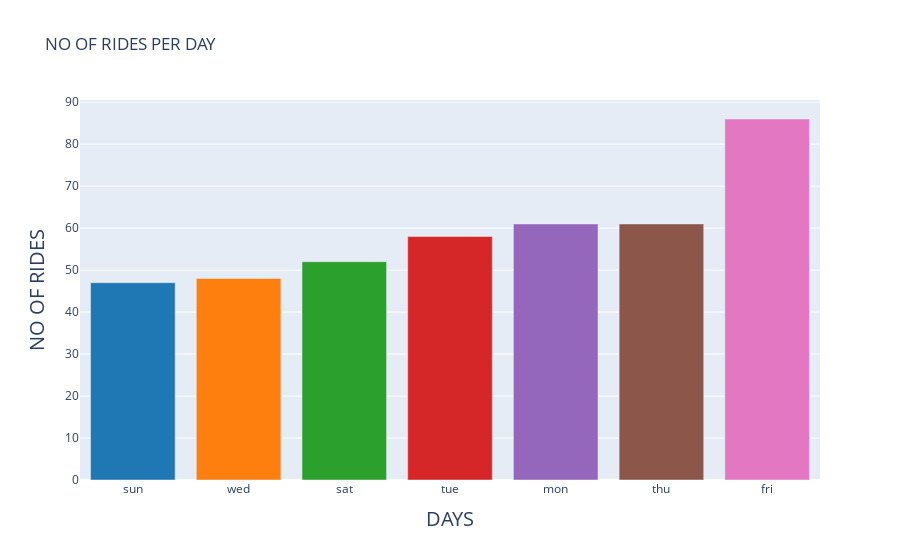

The cell this chart's notebook holds for it:
### Code cell
fig=go.Figure(data=go.Bar(
    x=temp.index,
    y=temp.values,
    marker=dict(color = ["#1f77b4","#ff7f0e", "#2ca02c", "#d62728", "#9467bd","#8c564b","#e377c2","#7f7f7f","#bcbd22","#17becf", "#ff9896","#c5b0d5"],)
   
))

fig.update_layout(
    title='NO OF RIDES PER DAY',
    xaxis_title='DAYS',
     yaxis_title=' NO OF RIDES',
    xaxis_title_font=dict(size=20),
      yaxis_title_font=dict(size=20),
    height=500
    
)fig.show(renderer='iframe_connected')
display((HTML("<h6>AS you see in above figure that on friday most of rides booked</h6>")))

### Figure 1 — Plotly figure (JSON) as saved in the notebook; plotly's stock layout.template omitted (floating-point values rounded to 4 significant figures)
{"data": [{"marker": {"color": ["#1f77b4", "#ff7f0e", "#2ca02c", "#d62728", "#9467bd", "#8c564b", "#e377c2", "#7f7f7f", "#bcbd22", "#17becf", "#ff9896", "#c5b0d5"]}, "type": "bar", "x": ["sun", "wed", "sat", "tue", "mon", "thu", "fri"], "y": [47, 48, 52, 58, 61, 61, 86]}], "layout": {"autosize": true, "title": {"text": "NO OF RIDES PER DAY"}, "xaxis": {"autorange": true, "range": [-0.5, 6.5], "title": {"font": {"size": 20}, "text": "DAYS"}, "type": "category"}, "yaxis": {"autorange": true, "range": [0, 90.53], "title": {"font": {"size": 20}, "text": " NO OF RIDES"}, "type": "linear"}}}
